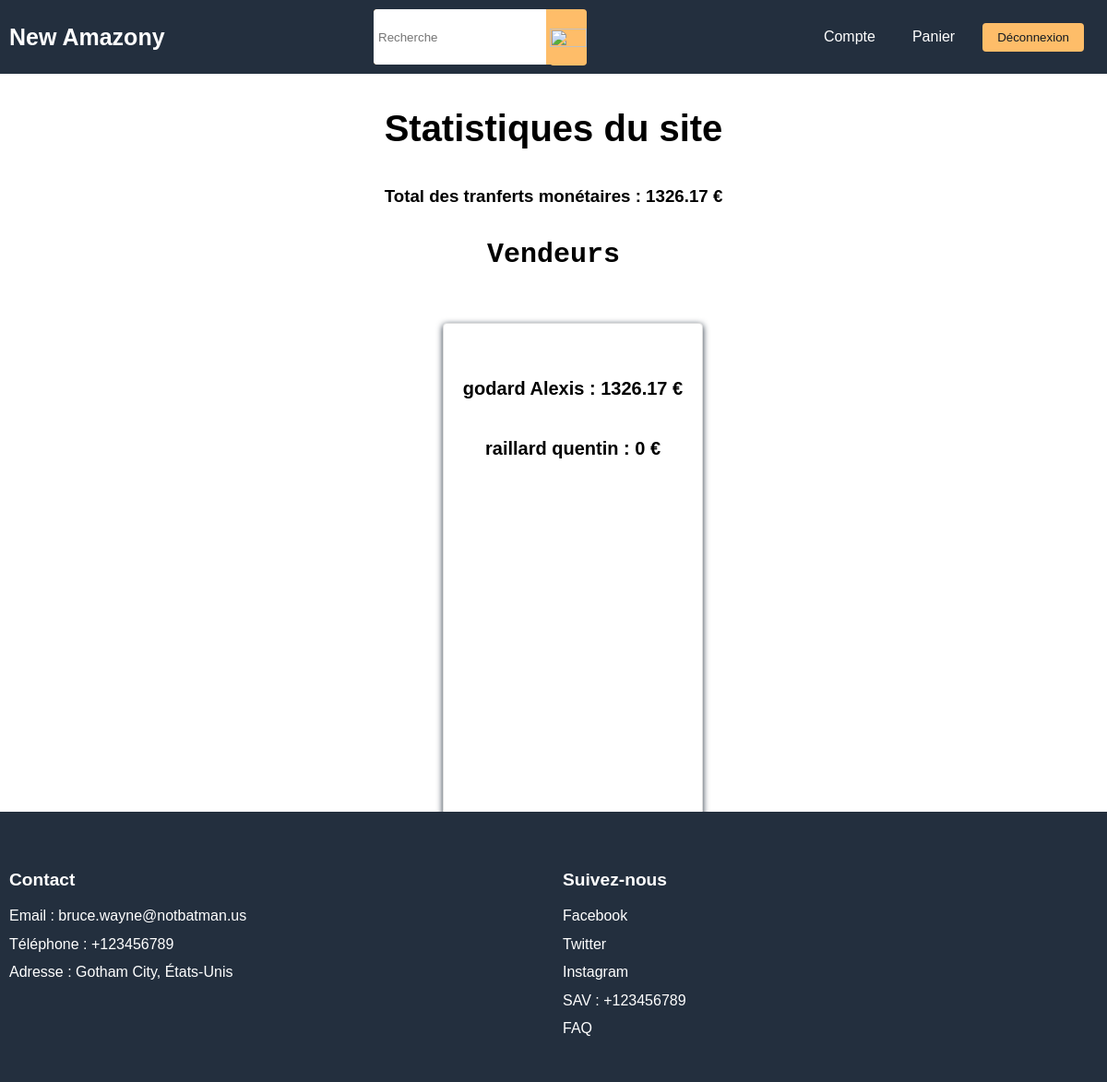
The page /projet_pedago/php/StatsA.php (signed in) on the database as committed earlier.
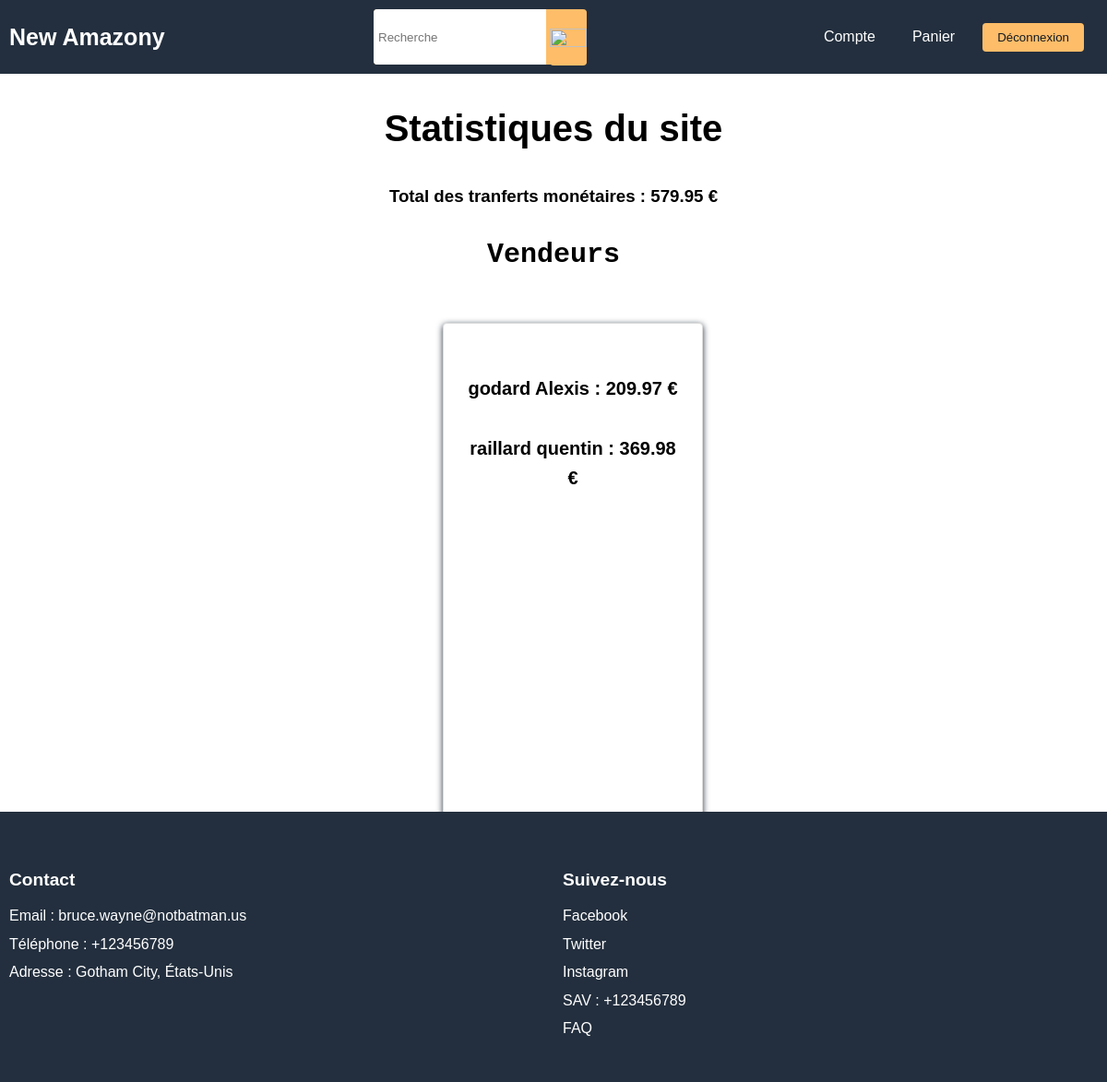
The same page on the database as committed later.
### tables this page shows
CREATE TABLE IF NOT EXISTS `vendeur` (
  `Prenom` varchar(50) NOT NULL,
  `Nom` varchar(50) NOT NULL,
  `ID` int NOT NULL AUTO_INCREMENT,
  `ouiadmin` tinyint(1) NOT NULL DEFAULT '0',
  `email` varchar(100) NOT NULL,
  `mdp` varchar(50) NOT NULL,
  `tel` int NOT NULL,
  `contrat` blob,
  PRIMARY KEY (`ID`)
);

### projet_pedago/php/fonction_get.php (called while the page is built, shortened)
<?php
require_once "fonction_update.php";
global $serveur, $nomBDD, $nomUtilisateurBDD, $motDePasseBDD, $connexion;
function getProduits(){
    global $connexion;
    $req = $connexion->query("SELECT * FROM produit");
    $res = $req->fetchAll();
    return ($res);
}
function recu_Produit_By_Vendeur($ID_Vend){
    global $link;
    $data = [];
    $desc = [];
    $all_Data = [];
    $sql_data = "SELECT * FROM produit WHERE ID_Vendeur = $ID_Vend";
    $res_data = mysqli_query($link, $sql_data);
    $sql = "DESCRIBE produit";
    $result = $link->query($sql);
    while($row = $result->fetch_assoc()){
        array_push($desc, $row['Field']);
    }
    while($obj = mysqli_fetch_object($res_data)){
        foreach ($desc as $value) {
            $data[$value] = $obj->$value;
        }
        array_push($all_Data, $data);
    }
    return $all_Data;
}
function stats($ID_Vend){
    global $link;
    $tab_Stats = [];
    $data = [];
    $all_Prod = recu_Produit_By_Vendeur($ID_Vend);
    foreach ($all_Prod as $value) {
        $id = $value['ID'];
        $sql_data = "SELECT * from achats WHERE ID_Produit = $id";
        $res_data = mysqli_query($link, $sql_data);
        $obj = mysqli_fetch_object($res_data);
        if($obj){
            $Qvendu = $obj->quantite;
            $tab_Stats["Qvendu"] = $Qvendu;
            $tab_Stats["Qtotal"] = $Qvendu + $value["Quantite"];
            $tab_Stats["IMG"] = $value["Img"];
            $tab_Stats["Nom"] = $value["Nom"];
            $tab_Stats["Prix"] = $value["Prix"] * $Qvendu;
            $data[$value['ID']] = $tab_Stats;
            $tab_Stats = [];
        }
    }
    return $data;
}
function totalVendeur($id_vend){
    $data = stats($id_vend);
    $total = 0;
    foreach($data as $produit){
        $total += $produit['Prix'];
    }
    return $total;
}
function statsA(){
    global $connexion;
    $req = $connexion->query("SELECT * from vendeur");
    $dataV = $req->fetchAll();
    $i = 0;
    foreach($dataV as $vendeur){
        $id = $vendeur['ID'];
        $dataV[$i]['Prix'] = totalVendeur($id);
        $i += 1;
    }
    return $dataV;
}
?>

### projet_pedago/php/fonction.php (called while the page is built, shortened)
<?php
require_once "config.php";
require_once "connection_mysqli.php";
require_once "fonction_get.php";
$produits = getProduits();
?>

### projet_pedago/php/StatsA.php (the view, shortened to what this page needs)
<?php
include("header.php");
$data = statsA();
$total = 0;
foreach($data as $vendeur){
    $total += $vendeur["Prix"];
}
?>
<!DOCTYPE html>
<html>
<head>
    <link rel="stylesheet" href="/projet_pedago/css/StatsA.css" href="/projet_pedago/css/Main.css">
</head>
<body>
    <main>
        <h1>Statistiques du site</h1>
        <h3>Total des tranferts monétaires : <?php print($total)?> €</h3>
        <section>
            <h2>Vendeurs</h2>
            <div class="stats-container">
                <?php
                    foreach($data as $vendeur){
                        print('<div><h5>');
                        print($vendeur['Nom'] . ' ' . $vendeur['Prenom'] . "  :  " . $vendeur['Prix'] . ' €');
                        print('</h5></div>');
                    }
                ?>
            </div>
        </section>
    </main>
</body>
</html>
<?php
include("footer.php");
?>

Rows that differ between the two databases and show on the page:
changed vendeur "godard": Prix "1326.17" → "209.97"
changed vendeur "raillard": Prix "0" → "369.98"
Other text that changed with them:
$total: "1326.17" → "579.95"
